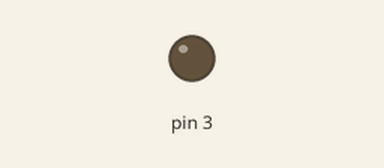
Simulated run of this sketch. Board: Arduino Uno, built with avr-gcc and run on an emulated ATmega328P. Shown: output pins drawn as LEDs (lit = HIGH).

Above: at 0.05 s.
At 2.5 s:
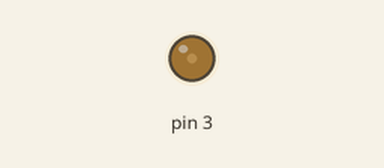
At 5.0 s:
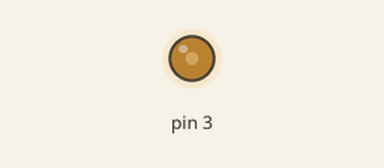
At 10.0 s:
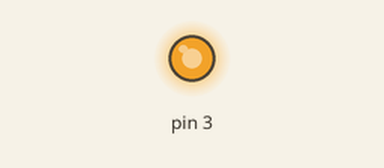
Timing chart, 0 to 13.0 s (numbered marks = the images above):
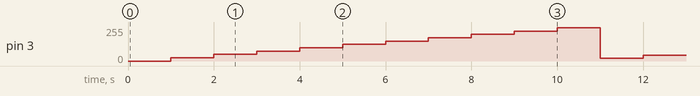

The sketch:

job081.ino
```cpp
int i = 0;

void setup()
{
  pinMode(3,OUTPUT);
}

void loop()
{
    while (i != 255) {
    analogWrite(3,i);
    delay(1000);
      i += 25;}

  }
```

Measured:
- by itself, pin 3: ramps from 7/255 to 250/255 and jumps back, once every 10.0 s
